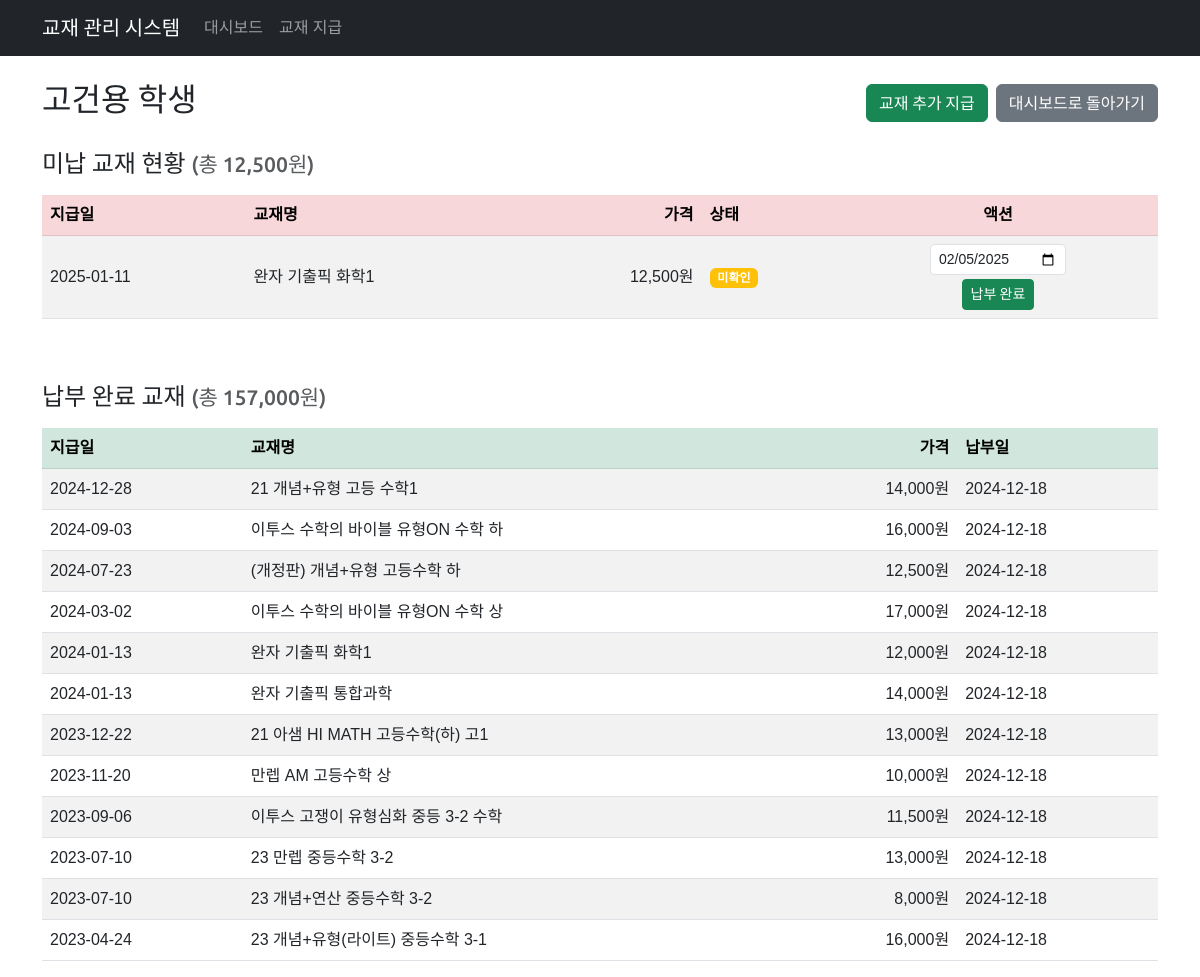
The app's page /textbook/student/189/ with its own data.
### textbook/models.py (models this page shows, shortened)
class Student(models.Model):
    name = models.CharField(max_length=255, unique=True, verbose_name='학생')
    class Meta:
        db_table = 'student'
        ordering = ['name']
        verbose_name = '학생'
        verbose_name_plural = '학생'

class Book(models.Model):
    input_date = models.DateField(verbose_name='지급일')
    book_name = models.CharField(max_length=255, verbose_name='교재')
    price = models.IntegerField(verbose_name='가격')
    checking = models.BooleanField(default=False, verbose_name='상태')
    student = models.ForeignKey(Student, on_delete=models.CASCADE, related_name='books', verbose_name='학생')
    payment_date = models.DateField(null=True, blank=True, verbose_name='수납일')
    class Meta:
        db_table = 'book'
        ordering = ['-input_date']
        verbose_name = '교재'
        verbose_name_plural = '교재'

### textbook/views.py (the view)
# urls.py: path('student/<int:student_id>/', views.student_detail, name='student_detail'),
def student_detail(request, student_id):
    student = get_object_or_404(Student, id=student_id)
    unpaid_books = student.books.filter(payment_date__isnull=True)
    paid_books = student.books.filter(payment_date__isnull=False)
    total_unpaid = unpaid_books.aggregate(total=Sum('price'))['total'] or 0
    total_paid = paid_books.aggregate(total=Sum('price'))['total'] or 0
    context = {
        'student': student,
        'unpaid_books': unpaid_books,
        'paid_books': paid_books,
        'total_unpaid': total_unpaid,
        'total_paid': total_paid,
        'today' : date.today(),
    }
    return render(request, 'textbook/student_detail.html', context)

### textbook/templates/textbook/student_detail.html (shortened to what this page needs)
{% extends 'textbook/base.html' %}
{% load humanize %}
{% block content %}
<div class="row">
    <div class="col-12">
        <div class="d-flex justify-content-between align-items-center mb-4">
            <h2>{{ student.name }} 학생</h2>
            <div class="d-flex gap-2">
                <a href="{% url 'textbook:issue_book' %}?student_id={{ student.id }}" class="btn btn-success">교재 추가 지급</a>
                <a href="{% url 'textbook:dashboard' %}" class="btn btn-secondary">
                    대시보드로 돌아가기
                </a>
            </div>
        </div>
        <h4 class="mb-3">미납 교재 현황 <small class="text-muted">(총 {{ total_unpaid|intcomma }}원)</small></h4>
        <div class="table-responsive mb-5">
            <table class="table table-striped table-hover align-middle">
                <thead class="table-danger">
                    <tr>
                        <th>지급일</th>
                        <th>교재명</th>
                        <th class="text-end">가격</th>
                        <th>상태</th>
                        <th class="text-center">액션</th>
                    </tr>
                </thead>
                <tbody>
                    {% for book in unpaid_books %}
                    <tr>
                        <td>{{ book.input_date|date:"Y-m-d" }}</td>
                        <td>{{ book.book_name }}</td>
                        <td class="text-end">{{ book.price|intcomma }}원</td>
                        <td>
                            {% if book.checking %}
                            <span class="badge bg-success">확인</span>
                            {% else %}
                            <span class="badge bg-warning">미확인</span>
                            {% endif %}
                        </td>
                        <td class="text-center">
                            <form action="{% url 'textbook:mark_as_paid' book.id %}" method="post" class="d-inline-block" onsubmit="return validateDate(this);">
                                <input type="date" name="payment_date" value="{{ today|date:'Y-m-d' }}" class="form-control form-control-sm" id="paymentDate_{{book.id}}">
                                <button type="submit" class="btn btn-success btn-sm mt-1">납부 완료</button>
                            </form>
                        </td>
                    </tr>
                    {% empty %}
                    <tr>
                        <td colspan="5" class="text-center">미납된 교재가 없습니다.</td>
                    </tr>
                    {% endfor %}
                </tbody>
            </table>
        </div>
        <h4 class="mb-3">납부 완료 교재 <small class="text-muted">(총 {{ total_paid|intcomma }}원)</small></h4>
        <div class="table-responsive">
            <table class="table table-striped table-hover align-middle">
                <thead class="table-success">
                    <tr>
                        <th>지급일</th>
                        <th>교재명</th>
                        <th class="text-end">가격</th>
                        <th>납부일</th>
                    </tr>
                </thead>
                <tbody>
                    {% for book in paid_books %}
                    <tr>
                        <td>{{ book.input_date|date:"Y-m-d" }}</td>
                        <td>{{ book.book_name }}</td>
                        <td class="text-end">{{ book.price|intcomma }}원</td>
                        <td>{{ book.payment_date|date:"Y-m-d" }}</td>
                    </tr>
                    {% empty %}
                    <tr>
                        <td colspan="4" class="text-center">납부 완료된 교재가 없습니다.</td>
                    </tr>
                    {% endfor %}
                </tbody>
            </table>
        </div>
    </div>
</div>
{% endblock %}

### textbook/templates/textbook/base.html (style rules this page uses)
body { font-family: 'Noto Sans KR', sans-serif; }
h1, h2, h3, h4, h5, h6, .navbar-brand, .btn, .pagination { font-family: 'Ubuntu', 'Noto Sans KR', sans-serif; }

### records on screen
Student: name "고건용"
Book: input_date "2025-01-11", book_name "완자 기출픽 화학1", price "12,500", checking "미확인", payment_date "02/05/2025"
Book: input_date "2024-12-28", book_name "21 개념+유형 고등 수학1", price "14,000", payment_date "2024-12-18"
Book: input_date "2024-09-03", book_name "이투스 수학의 바이블 유형ON 수학 하", price "16,000", payment_date "2024-12-18"
Book: input_date "2024-07-23", book_name "(개정판) 개념+유형 고등수학 하", price "12,500", payment_date "2024-12-18"
Book: input_date "2024-03-02", book_name "이투스 수학의 바이블 유형ON 수학 상", price "17,000", payment_date "2024-12-18"
Book: input_date "2024-01-13", book_name "완자 기출픽 화학1", price "12,000", payment_date "2024-12-18"
Book: input_date "2024-01-13", book_name "완자 기출픽 통합과학", price "14,000", payment_date "2024-12-18"
Book: input_date "2023-12-22", book_name "21 아샘 HI MATH 고등수학(하) 고1", price "13,000", payment_date "2024-12-18"
Book: input_date "2023-11-20", book_name "만렙 AM 고등수학 상", price "10,000", payment_date "2024-12-18"
Book: input_date "2023-09-06", book_name "이투스 고쟁이 유형심화 중등 3-2 수학", price "11,500", payment_date "2024-12-18"
Book: input_date "2023-07-10", book_name "23 만렙 중등수학 3-2", price "13,000", payment_date "2024-12-18"
Book: input_date "2023-07-10", book_name "23 개념+연산 중등수학 3-2", price "8,000", payment_date "2024-12-18"
Book: input_date "2023-04-24", book_name "23 개념+유형(라이트) 중등수학 3-1", price "16,000", payment_date "2024-12-18"

### other values on screen
{{ total_unpaid|intcomma }} "12,500"
{{ total_paid|intcomma }} "157,000"
